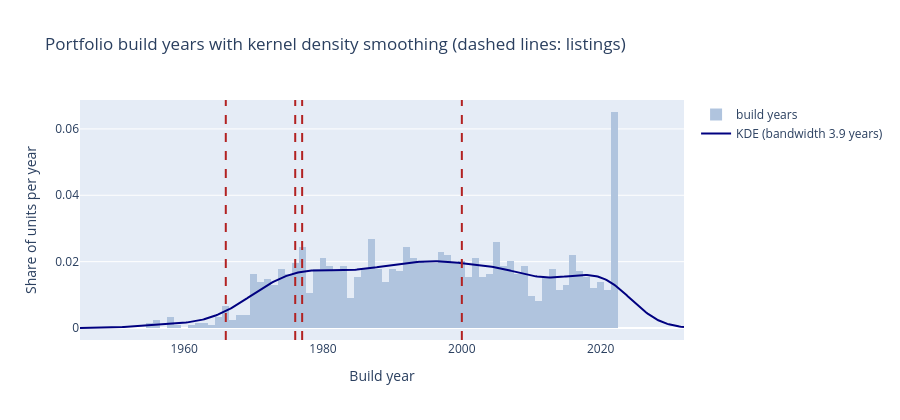

This figure's notebook cell:
### Markdown cell above
**Kernel density smoothing.** A kernel density estimate (KDE) places a small bell curve on every unit's build
year and adds them up, giving a smooth curve of how common each year is. The width of each bell (the
*bandwidth*) sets how much it smooths; `scipy` picks it from the data (Scott's rule).

### Code cell
import plotly.graph_objects as go
from scipy.stats import gaussian_kde

kde = gaussian_kde(years)
bandwidth = kde.factor * years.std()
grid = np.linspace(years.min() - 10, years.max() + 10, 400)

fig = go.Figure()
fig.add_histogram(x=years, xbins={"size": 1}, histnorm="probability density", name="build years",
                  marker_color="lightsteelblue")
fig.add_scatter(x=grid, y=kde(grid), mode="lines", name=f"KDE (bandwidth {bandwidth:.1f} years)",
                line={"color": "navy", "width": 2})
for year in marketed["build_year"].dropna():
    fig.add_vline(x=year, line_dash="dash", line_color="firebrick")
fig.update_layout(title="Portfolio build years with kernel density smoothing (dashed lines: listings)",
                  xaxis_title="Build year", yaxis_title="Share of units per year", height=420)
fig.show()
print(f"Bandwidth: {bandwidth:.1f} years")

### Figure 1 — Plotly figure (JSON) as saved in the notebook; plotly's stock layout.template omitted (floating-point values rounded to 4 significant figures; data arrays with more than 128 entries replaced by an {"elided": "..."} marker saying what was removed)
{"data": [{"histnorm": "probability density", "marker": {"color": "lightsteelblue"}, "name": "build years", "type": "histogram", "x": {"elided": "1229 float values"}, "xbins": {"size": 1}}, {"line": {"color": "navy", "width": 2}, "mode": "lines", "name": "KDE (bandwidth 3.9 years)", "type": "scatter", "x": {"elided": "400 float values"}, "y": {"elided": "400 float values"}}], "layout": {"height": 420, "shapes": [{"line": {"color": "firebrick", "dash": "dash"}, "type": "line", "x0": 1977, "x1": 1977, "xref": "x", "y0": 0, "y1": 1, "yref": "y domain"}, {"line": {"color": "firebrick", "dash": "dash"}, "type": "line", "x0": 1976, "x1": 1976, "xref": "x", "y0": 0, "y1": 1, "yref": "y domain"}, {"line": {"color": "firebrick", "dash": "dash"}, "type": "line", "x0": 2000, "x1": 2000, "xref": "x", "y0": 0, "y1": 1, "yref": "y domain"}, {"line": {"color": "firebrick", "dash": "dash"}, "type": "line", "x0": 1966, "x1": 1966, "xref": "x", "y0": 0, "y1": 1, "yref": "y domain"}], "title": {"text": "Portfolio build years with kernel density smoothing (dashed lines: listings)"}, "xaxis": {"title": {"text": "Build year"}}, "yaxis": {"title": {"text": "Share of units per year"}}}}
